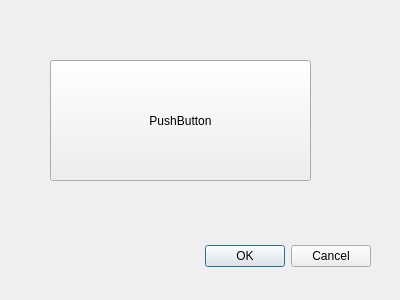
<?xml version="1.0" encoding="UTF-8"?>
<ui version="4.0">
 <class>Dialog</class>
 <widget class="QDialog" name="Dialog">
  <property name="geometry">
   <rect>
    <x>0</x>
    <y>0</y>
    <width>400</width>
    <height>300</height>
   </rect>
  </property>
  <property name="windowTitle">
   <string>Dialog</string>
  </property>
  <widget class="QDialogButtonBox" name="buttonBox">
   <property name="geometry">
    <rect>
     <x>30</x>
     <y>240</y>
     <width>341</width>
     <height>32</height>
    </rect>
   </property>
   <property name="orientation">
    <enum>Qt::Horizontal</enum>
   </property>
   <property name="standardButtons">
    <set>QDialogButtonBox::Cancel|QDialogButtonBox::Ok</set>
   </property>
  </widget>
  <widget class="PrimaryPushButton" name="pushButton">
   <property name="geometry">
    <rect>
     <x>50</x>
     <y>60</y>
     <width>261</width>
     <height>121</height>
    </rect>
   </property>
   <property name="text">
    <string>PushButton</string>
   </property>
  </widget>
 </widget>
 <customwidgets>
  <customwidget>
   <class>PrimaryPushButton</class>
   <extends>QPushButton</extends>
   <header>qfluentwidgets</header>
  </customwidget>
 </customwidgets>
 <resources/>
 <connections>
  <connection>
   <sender>buttonBox</sender>
   <signal>accepted()</signal>
   <receiver>Dialog</receiver>
   <slot>accept()</slot>
   <hints>
    <hint type="sourcelabel">
     <x>248</x>
     <y>254</y>
    </hint>
    <hint type="destinationlabel">
     <x>157</x>
     <y>274</y>
    </hint>
   </hints>
  </connection>
  <connection>
   <sender>buttonBox</sender>
   <signal>rejected()</signal>
   <receiver>Dialog</receiver>
   <slot>reject()</slot>
   <hints>
    <hint type="sourcelabel">
     <x>316</x>
     <y>260</y>
    </hint>
    <hint type="destinationlabel">
     <x>286</x>
     <y>274</y>
    </hint>
   </hints>
  </connection>
 </connections>
</ui>
